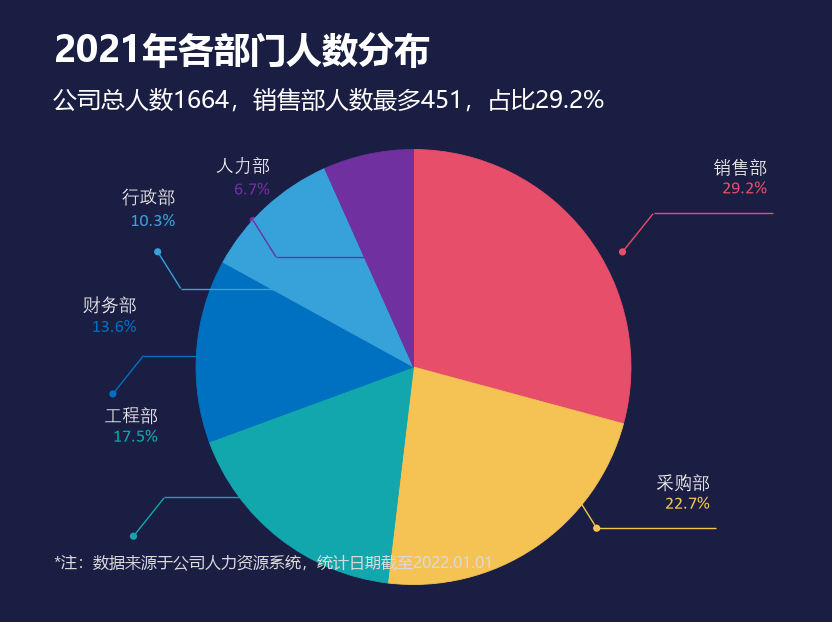

Write the Python code that produced this figure.
# -*- coding: utf-8 -*-
"""图 19 · 南丁格尔圆饼图（2021 年各部门人数占比）。

Excel 里是一个 6 系列叠加的饼图（每多一个系列就多涂一层，用于做「逐层减少」
的南丁格尔效果），导出图上是单层饼 + 6 组「圆点 → 斜线 → 横线」引线。
数据标签在 xlsx 的 Chart.Export 里丢失了，但同一套引线在配套 PPT 截图中带
「部门名 + 占比」，这里按引线端点补回。

实测：圆心 (413.5, 367)，半径 217.5；引线端点全部取自 chart4.xml 的
userShapes（锚框拉伸后）。
"""

import matplotlib.pyplot as plt
from matplotlib.patches import Circle, Wedge

import chartkit as kit

W, H = kit.chart_size(19)
CX, CY, R = 413.5, 367.0, 217.5

VALUES = [0.292, 0.227, 0.175, 0.136, 0.103, 0.067]
COLORS = ["#E74E69", "#F5C353", "#11A7AD", "#0070C0", "#37A2DA", "#7030A0"]
LABELS = [("销售部", "29.2%"), ("采购部", "22.7%"), ("工程部", "17.5%"),
          ("财务部", "13.6%"), ("行政部", "10.3%"), ("人力部", "6.7%")]

# 每组引线：横线 (x0, x1, y)、斜线两端、圆点位置（全部实测）
LEADERS = [
    ((653.9, 773.2, 212.9), (653.1, 213.7, 622.5, 251.9), (622.5, 251.9)),
    ((596.7, 716.0, 528.2), (596.7, 528.2, 573.7, 491.5), (596.7, 528.2)),
    ((164.0, 283.3, 497.2), (164.0, 498.0, 133.5, 536.2), (133.5, 536.2)),
    ((142.7, 262.0, 356.4), (143.5, 355.6, 112.9, 393.9), (112.9, 393.9)),
    ((181.4, 338.9, 288.5), (180.7, 288.5, 157.7, 251.8), (157.7, 251.8)),
    ((276.0, 395.3, 257.0), (276.0, 257.0, 253.1, 220.3), (253.1, 220.3)),
]


def main():
    fig = kit.new_figure(W, H)
    ax = fig.add_axes([0, 0, 1, 1])
    ax.set_xlim(0, W)
    ax.set_ylim(H, 0)
    ax.set_aspect("equal")
    ax.axis("off")

    for index, ((x0, x1, y), (dx0, dy0, dx1, dy1), dot) in enumerate(LEADERS):
        color = COLORS[index]
        ax.plot([x0, x1], [y, y], color=color, linewidth=1.0, solid_capstyle="butt")
        ax.plot([dx0, dx1], [dy0, dy1], color=color, linewidth=1.0,
                solid_capstyle="butt")
        ax.add_patch(Circle(dot, 3.6, facecolor=color, edgecolor="none"))

    start = 0.0
    for value, color in zip(VALUES, COLORS):
        sweep = value * 360
        # y 轴向下，Wedge 角度取 a-90；扇区从 start 顺时针扫到 start+sweep
        ax.add_patch(Wedge((CX, CY), R, start - 90, start + sweep - 90,
                           facecolor=color, edgecolor=color, linewidth=0.6))
        start += sweep

    offsets = [(-54, -33), (-54, -33), (-90, -69), (-60, -38),
               (-100, -76), (-100, -76)]
    for index, ((x0, x1, y), _, _) in enumerate(LEADERS):
        outer_x = x0 if abs(x0 - CX) > abs(x1 - CX) else x1
        category, percent = LABELS[index]
        dy_category, dy_percent = offsets[index]
        ax.text(outer_x - 6, y + dy_category, category, color="#F2F2F2",
                fontsize=9 * kit.FONT_SCALE, fontfamily=kit.AXIS_FONTS,
                ha="right", va="top")
        ax.text(outer_x - 6, y + dy_percent, percent, color=COLORS[index],
                fontsize=9 * kit.FONT_SCALE, fontfamily=kit.AXIS_FONTS,
                ha="right", va="top")

    ax.text(54, 32, "2021年各部门人数分布", color="white",
            fontsize=18 * kit.FONT_SCALE, fontfamily=kit.UI_FONT,
            fontweight="bold", va="top", ha="left")
    ax.text(53, 88, "公司总人数1664，销售部人数最多451，占比29.2%", color="white",
            fontsize=12 * kit.FONT_SCALE, fontfamily=kit.UI_FONT,
            va="top", ha="left")
    ax.text(54, 555, "*注：数据来源于公司人力资源系统，统计日期截至2022.01.01",
            color="#D9D9D9", fontsize=8 * kit.FONT_SCALE,
            fontfamily=kit.UI_FONT, va="top", ha="left")

    kit.save(fig, "chart19_nightingale_pie.png")
    plt.close(fig)


if __name__ == "__main__":
    main()
